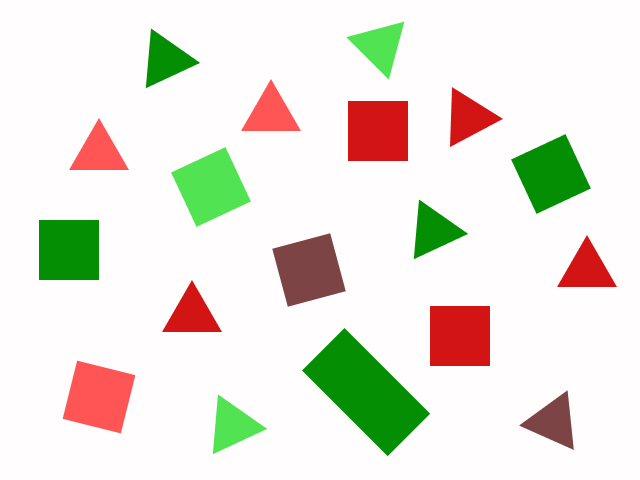
#> input picture color-shapes.jpg, 640 x 480 px
$ python shape_detection.py
#> lines starting #> are read from the running program, lines starting #| are printed output that depends on the picture; after the words box and inside, x2 and y2 are one past the last pixel; in counts of white or black regions, pixels touching at a corner belong together
'''
# Team ID:          eYRC#4686
# Theme:            Krishi coBot
# Author List:      Uthkarsh Mandloi
# Filename:         shape_detection.py
# Functions:        detect_shapes, main
# Global variables: None
'''

import cv2
import numpy as np

def detect_shapes(image_path):
    '''
    Purpose:
    ---
    Detects green triangles and squares in the given image using OpenCV.

    Input Arguments:
    ---
    `image_path` :  [ str ]
        Path to the input image

    Returns:
    ---
    `triangle_count` :  [ int ]
        Number of green triangles detected in the image

    `square_count` :  [ int ]
        Number of green squares detected in the image

    Example call:
    ---
    detect_shapes("input_image.png")
    '''
#> called with image_path = 'color-shapes.jpg'
    # Read the image
    img = cv2.imread(image_path)
#> img is the input picture: shape (480, 640, 3); mean B, G, R 219.9, 230.3, 232.8
    if img is None:
        raise FileNotFoundError(f"Image file '{image_path}' not found or cannot be opened.")

    # Convert to HSV color space for better color detection
    hsv = cv2.cvtColor(img, cv2.COLOR_BGR2HSV)
#> hsv: shape (480, 640, 3); mean H, S, V 143.8, 34.1, 243.9

    # Define green color range
    lower_green = np.array([35, 50, 50])
    upper_green = np.array([85, 255, 255])

    # Mask the green regions
    mask = cv2.inRange(hsv, lower_green, upper_green)
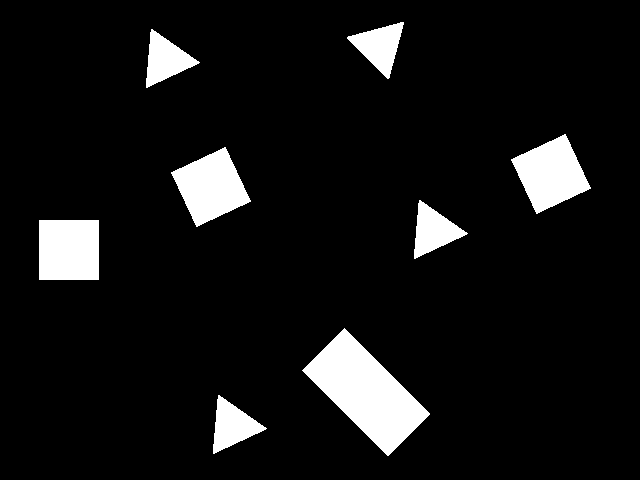
#> mask: shape (480, 640); 8% white; 8 white regions

    # Find contours
    contours, _ = cv2.findContours(mask, cv2.RETR_EXTERNAL, cv2.CHAIN_APPROX_SIMPLE)
#> contours = 8 contours; box (x1, y1, x2, y2) and area: (302, 328, 430, 456) 7182, (511, 134, 591, 214) 3525, (171, 147, 251, 227) 3523, (39, 220, 99, 280) 3481, (347, 22, 404, 79) 1529, (414, 200, 468, 259) 1510, (146, 29, 200, 88) 1510, (213, 395, 267, 454) 1508

    triangle_count = 0
    square_count = 0

    for cnt in contours:
        area = cv2.contourArea(cnt)
        if area < 200:  # Filter out small contours (noise)
            continue
        # Approximate the contour shape
        approx = cv2.approxPolyDP(cnt, 0.03*cv2.arcLength(cnt, True), True)
        # Count triangles
        if len(approx) == 3:
            triangle_count += 1
        # Count squares / rectangles
        elif len(approx) == 4:
            # Check aspect ratio to confirm square
            x, y, w, h = cv2.boundingRect(approx)
            ar = w / float(h)
            # Check if all angles are close to 90 degrees
            def angle(pt1, pt2, pt0):
                dx1 = pt1[0][0] - pt0[0][0]
                dy1 = pt1[0][1] - pt0[0][1]
                dx2 = pt2[0][0] - pt0[0][0]
                dy2 = pt2[0][1] - pt0[0][1]
                return (dx1*dx2 + dy1*dy2) / (np.sqrt((dx1*dx1 + dy1*dy1) * (dx2*dx2 + dy2*dy2)) + 1e-10)
            angles = [angle(approx[i], approx[(i+2)%4], approx[(i+1)%4]) for i in range(4)]
            # Check if all sides are nearly equal
            def side_length(pt1, pt2):
                return float(np.linalg.norm(pt1[0] - pt2[0]))
            sides = [side_length(approx[i], approx[(i+1)%4]) for i in range(4)]
            max_side = max(sides)
            min_side = min(sides)
            # Stricter checks for square: aspect ratio, angles, and side equality
            if 0.98 <= ar <= 1.02 and all(abs(a) < 0.15 for a in angles) and (min_side / max_side) > 0.95:
                square_count += 1
#> this loop made 8 passes
#> (area, approx, x, y, w, h) on passes 2, 3, 5, 6: (7181.5, [[344, 328], [302, 370], [388, 455], [429, 413]], 302, 328, 128, 128), (3481, [[39, 220], [39, 279], [98, 279], [98, 220]], 39, 220, 60, 60), (3523, [[225, 147], [171, 172], [196, 226], [250, 201]], 171, 147, 80, 80), (3525, [[565, 134], [511, 159], [536, 213], [590, 188]], 511, 134, 80, 80)
#> (area, approx) on passes 1, 4, 7, 8: (1507.5, [[213, 453], [266, 428], [218, 395]]), (1509.5, [[414, 258], [467, 233], [419, 200]]), (1509.5, [[146, 87], [199, 62], [151, 29]]), (1529, [[403, 22], [347, 38], [388, 78]])
#> after the loop, square_count = 3; triangle_count = 4

    return triangle_count, square_count

def main():
    '''
    Purpose:
    ---
    Main function to read the input image, call detect_shapes, and print results.

    Input Arguments:
    ---
    None

    Returns:
    ---
    None

    Example call:
    ---
    Called automatically when script is run
    '''
    image_path = "color-shapes.jpg"
    triangles, squares = detect_shapes(image_path)
#> triangles = 4; squares = 3

    print("Number of green triangles:", triangles)
#| Number of green triangles: 4
    print("Number of green squares:", squares)
#| Number of green squares: 3

if __name__ == "__main__":
    main()
